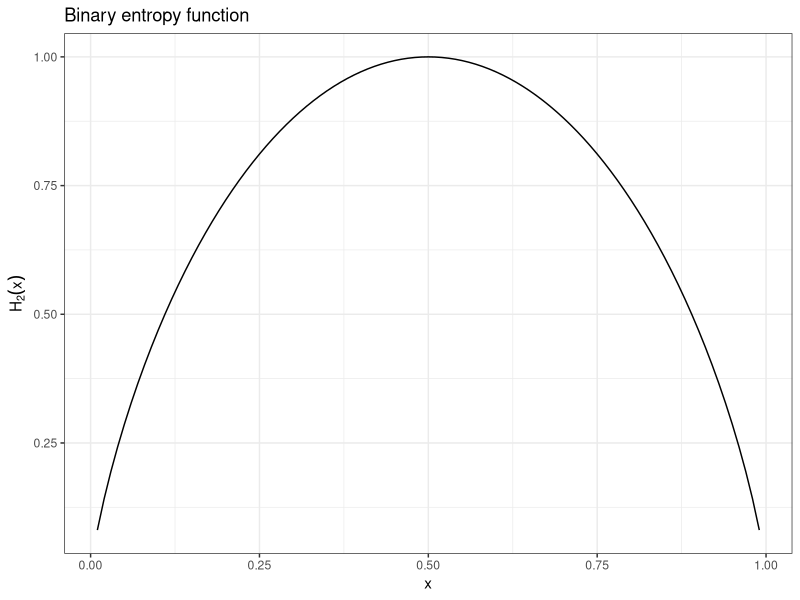
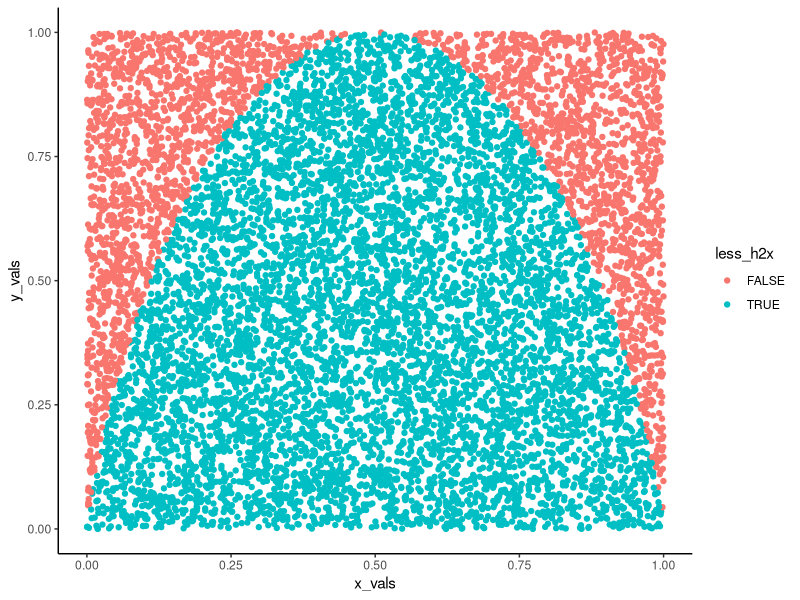

The R source for these figures, in order:
## ---- chunk 1
### Binary entropy function.
### This function takes on an x between zero and one and returns the H2(x) of this value

h2x <- function (x){
  x * log2(1/x) + (1-x) * log2(1/(1-x)) #Note that the binary entropy function 
}

h2x_df <- data.frame(x = seq(0.01, 0.99, 0.01), h2x = h2x(seq(0.01, 0.99, 0.01)))

library(ggplot2)

ggplot(h2x_df, aes(x = x, y = h2x)) +
  geom_line() +
  theme_bw() +
  labs(
    title = "Binary entropy function",
  ) +
  ylab(bquote(H[2](x)))


## ---- chunk 2
library(dplyr)
library(purrr)

##First set up a base DF, with 10000 sims.

sampler_results <- data.frame(x_vals = runif(10000, 0, 1), 
                              y_vals = runif(10000, 0, 1)) %>%
  ##Next check if the values are less than the H2(x) values
  mutate(
    h2x_vals = h2x(x_vals),
    less_h2x = if_else(y_vals <= h2x_vals, TRUE, FALSE) #I broke this up into two steps, so I can check if the intermediate steps work the way they should :)
  )


## ---- chunk 3

area_under_curve <- sampler_results %>%
  summarize(
    n_total = n(),
    under_curve = sum(less_h2x),
    area = under_curve / n_total
  ) %>%
  pull(area)

area_under_curve

## ---- chunk 4
sampler_results %>%
  ggplot(aes(x = x_vals, y = y_vals, color = less_h2x)) +
  geom_point() +
  theme_classic()
